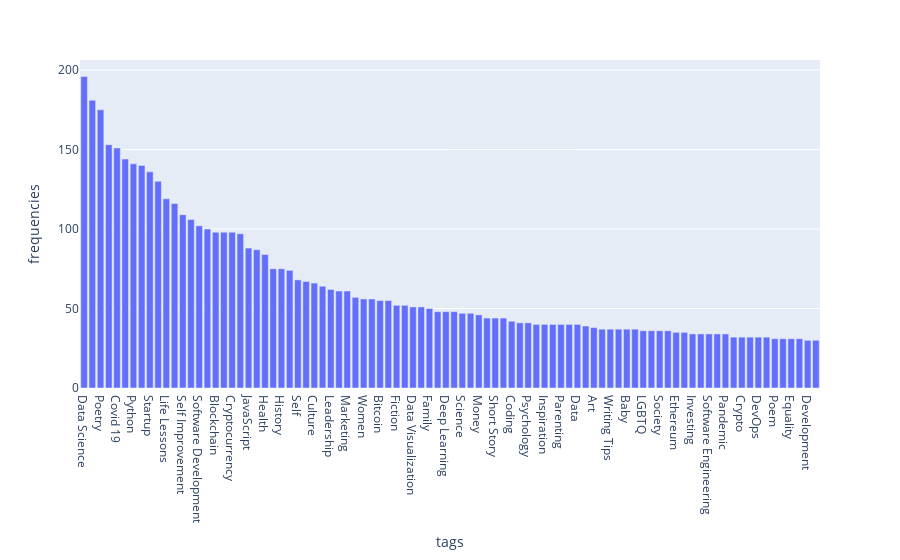

Write notebook code for a chart like this one.
### Code cell
all_tags = [tag for tags_list in df["tags"] for tag in eval(tags_list)]
d_tags_counter = Counter(all_tags)
tags, frequencies = list(zip(*d_tags_counter.most_common(n=90)))

fig = px.bar(x=tags, y=frequencies)
fig.update_xaxes(title="tags")
fig.update_yaxes(title="frequencies")
fig.show()

### Figure 1 — Plotly figure (JSON) as saved in the notebook; plotly's stock layout.template omitted (floating-point values rounded to 4 significant figures)
{"data": [{"alignmentgroup": "True", "hovertemplate": "x=%{x}<br>y=%{y}<extra></extra>", "legendgroup": "", "marker": {"color": "#636efa", "pattern": {"shape": ""}}, "name": "", "offsetgroup": "", "orientation": "v", "showlegend": false, "textposition": "auto", "type": "bar", "x": ["Data Science", "Programming", "Poetry", "Machine Learning", "Covid 19", "Life", "Python", "Technology", "Startup", "Writing", "Life Lessons", "Love", "Self Improvement", "Business", "Software Development", "Relationships", "Blockchain", "Politics", "Cryptocurrency", "Artificial Intelligence", "JavaScript", "Mental Health", "Health", "Coronavirus", "History", "Entrepreneurship", "Self", "Humor", "Culture", "Education", "Leadership", "Creativity", "Marketing", "Design", "Women", "Web Development", "Bitcoin", "Productivity", "Fiction", "Christmas", "Data Visualization", "Music", "Family", "Personal Development", "Deep Learning", "Social Media", "Science", "Travel", "Money", "Finance", "Short Story", "UX", "Coding", "React", "Psychology", "News", "Inspiration", "Spirituality", "Parenting", "Work", "Data", "Self-awareness", "Art", "Christianity", "Writing Tips", "Tech", "Baby", "2020", "LGBTQ", "Books", "Society", "Motivation", "Ethereum", "Defi", "Investing", "Film", "Software Engineering", "Food", "Pandemic", "Lifestyle", "Crypto", "Trump", "DevOps", "Movies", "Poem", "AI", "Equality", "Racism", "Development", "Careers"], "xaxis": "x", "y": [196, 181, 175, 153, 151, 144, 141, 140, 136, 130, 119, 116, 109, 106, 102, 100, 98, 98, 98, 97, 88, 87, 84, 75, 75, 74, 68, 67, 66, 64, 62, 61, 61, 57, 56, 56, 55, 55, 52, 52, 51, 51, 50, 48, 48, 48, 47, 47, 46, 44, 44, 44, 42, 41, 41, 40, 40, 40, 40, 40, 40, 39, 38, 37, 37, 37, 37, 37, 36, 36, 36, 36, 35, 35, 34, 34, 34, 34, 34, 32, 32, 32, 32, 32, 31, 31, 31, 31, 30, 30], "yaxis": "y"}], "layout": {"barmode": "relative", "legend": {"tracegroupgap": 0}, "margin": {"t": 60}, "xaxis": {"anchor": "y", "domain": [0, 1], "title": {"text": "tags"}}, "yaxis": {"anchor": "x", "domain": [0, 1], "title": {"text": "frequencies"}}}}
